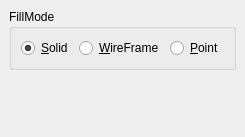
<?xml version="1.0" encoding="UTF-8"?>
<ui version="4.0">
 <class>MOVideoSetting</class>
 <widget class="QDockWidget" name="MOVideoSetting">
  <property name="geometry">
   <rect>
    <x>0</x>
    <y>0</y>
    <width>233</width>
    <height>137</height>
   </rect>
  </property>
  <property name="windowTitle">
   <string>VideoSetting</string>
  </property>
  <widget class="QWidget" name="dockWidgetContents">
   <layout class="QVBoxLayout" name="verticalLayout">
    <item>
     <widget class="QGroupBox" name="groupBox">
      <property name="title">
       <string>FillMode</string>
      </property>
      <layout class="QHBoxLayout" name="horizontalLayout_2">
       <item>
        <widget class="QRadioButton" name="m_fillSolid">
         <property name="text">
          <string>&amp;Solid</string>
         </property>
         <property name="checked">
          <bool>true</bool>
         </property>
        </widget>
       </item>
       <item>
        <widget class="QRadioButton" name="m_fillWireFrame">
         <property name="text">
          <string>&amp;WireFrame</string>
         </property>
        </widget>
       </item>
       <item>
        <widget class="QRadioButton" name="m_fillPoint">
         <property name="text">
          <string>&amp;Point</string>
         </property>
        </widget>
       </item>
      </layout>
     </widget>
    </item>
    <item>
     <spacer name="verticalSpacer">
      <property name="orientation">
       <enum>Qt::Vertical</enum>
      </property>
      <property name="sizeHint" stdset="0">
       <size>
        <width>20</width>
        <height>40</height>
       </size>
      </property>
     </spacer>
    </item>
   </layout>
  </widget>
 </widget>
 <resources/>
 <connections/>
</ui>
